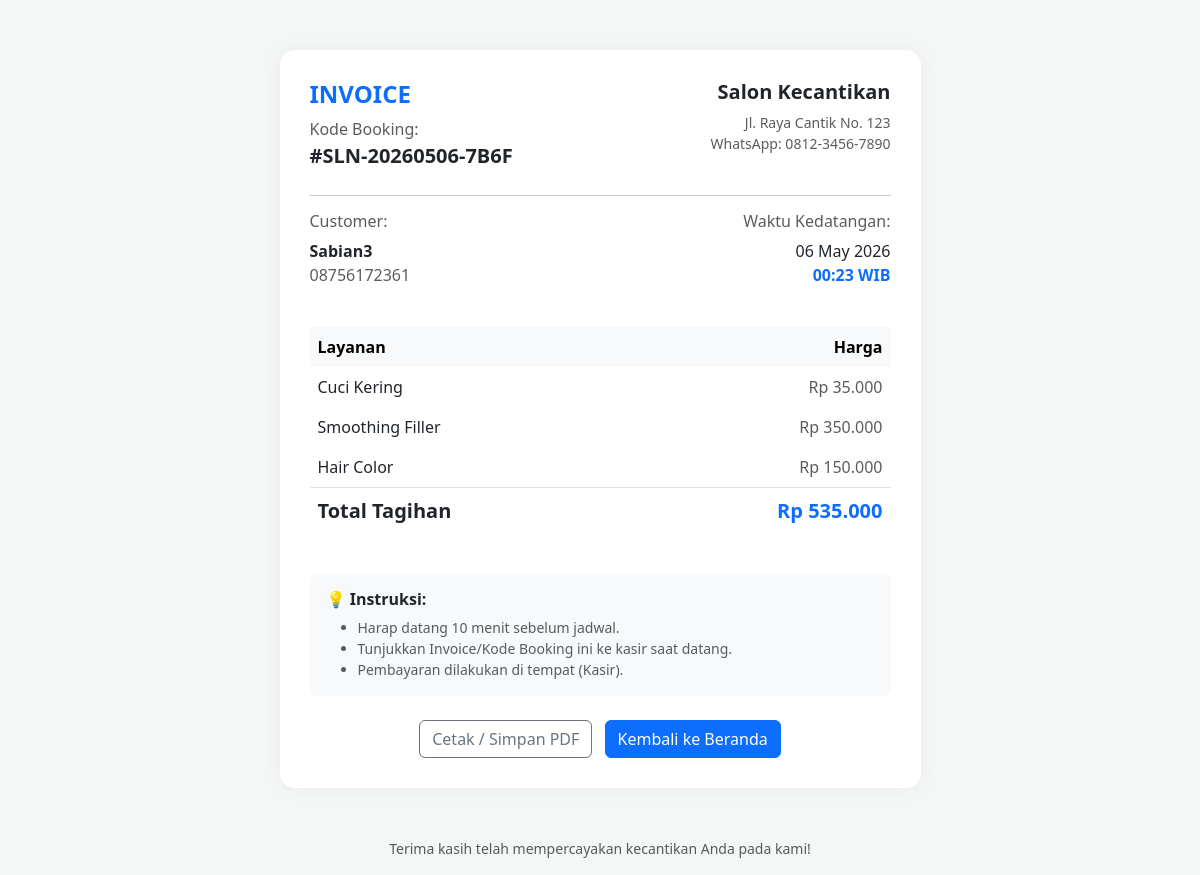
The page /pages/invoice.php?id=SLN-20260506-7B6F on the database its author committed.
### tables this page shows
CREATE TABLE `bookings` (
  `id_booking` varchar(20) NOT NULL,
  `nama_customer` varchar(100) NOT NULL,
  `whatsapp_customer` varchar(20) NOT NULL,
  `tgl_booking` date NOT NULL,
  `jam_booking` time NOT NULL,
  `total_biaya` decimal(10,2) DEFAULT 0.00,
  `bayar_cash` decimal(15,2) DEFAULT 0.00,
  `bayar_transfer` decimal(15,2) DEFAULT 0.00,
  `jumlah_terbayar` decimal(15,2) DEFAULT 0.00,
  `status_pembayaran` enum('pending','dp','lunas','batal') DEFAULT 'pending',
  `status_kerja` enum('menunggu','diproses','selesai') DEFAULT 'menunggu',
  `id_employee` int(11) DEFAULT NULL,
  `created_at` timestamp NOT NULL DEFAULT current_timestamp()
);

CREATE TABLE `booking_details` (
  `id_detail` int(11) NOT NULL,
  `id_booking` varchar(20) DEFAULT NULL,
  `id_service` int(11) DEFAULT NULL,
  `id_employee` int(11) DEFAULT NULL,
  `subtotal` decimal(10,2) DEFAULT NULL
);

CREATE TABLE `services` (
  `id_service` int(11) NOT NULL,
  `nama_layanan` varchar(100) NOT NULL,
  `deskripsi` text DEFAULT NULL,
  `harga` decimal(10,2) NOT NULL,
  `komisi_persen` int(3) DEFAULT 0
);

### pages/invoice.php (the view, shortened to what this page needs)
<?php
include '../class/koneksi.php';
$id_booking = $_GET['id'];
$query = mysqli_query($conn, "SELECT * FROM bookings WHERE id_booking = '$id_booking'");
$data  = mysqli_fetch_array($query);
?>
<!DOCTYPE html>
<html lang="id">
<head>
    <link href="https://cdn.jsdelivr.net/npm/bootstrap@5.3.0/dist/css/bootstrap.min.css" rel="stylesheet">
</head>
<body>
<div class="container">
    <div class="row justify-content-center">
        <div class="col-lg-7">
            <div class="invoice-box">
                <div class="row mb-4">
                    <div class="col-sm-6">
                        <h4 class="text-uppercase fw-bold text-primary">Invoice</h4>
                        <span class="text-muted">Kode Booking:</span>
                        <div class="fw-bold fs-5">#<?php echo $data['id_booking']; ?></div>
                    </div>
                    <div class="col-sm-6 text-sm-end mt-3 mt-sm-0">
                        <h5 class="fw-bold">Salon Kecantikan</h5>
                        <p class="text-muted small">Jl. Raya Cantik No. 123<br>WhatsApp: 0812-3456-7890</p>
                    </div>
                </div>
                <hr>
                <div class="row mb-4">
                    <div class="col-sm-6">
                        <h6 class="text-muted">Customer:</h6>
                        <p class="fw-bold mb-0"><?php echo $data['nama_customer']; ?></p>
                        <p class="text-muted mb-0"><?php echo $data['whatsapp_customer']; ?></p>
                    </div>
                    <div class="col-sm-6 text-sm-end">
                        <h6 class="text-muted">Waktu Kedatangan:</h6>
                        <p class="mb-0"><?php echo date('d M Y', strtotime($data['tgl_booking'])); ?></p>
                        <p class="fw-bold text-primary"><?php echo date('H:i', strtotime($data['jam_booking'])); ?> WIB</p>
                    </div>
                </div>
                <div class="table-responsive mb-4">
                    <table class="table table-borderless">
                        <thead class="table-light">
                            <tr>
                                <th>Layanan</th>
                                <th class="text-end">Harga</th>
                            </tr>
                        </thead>
                        <tbody>
                            <?php
                            $detail_query = mysqli_query($conn, "SELECT s.nama_layanan, d.subtotal
                                                                FROM booking_details d
                                                                JOIN services s ON d.id_service = s.id_service
                                                                WHERE d.id_booking = '$id_booking'");
                            while($det = mysqli_fetch_array($detail_query)){
                            ?>
                            <tr>
                                <td><?php echo $det['nama_layanan']; ?></td>
                                <td class="text-end text-muted">Rp <?php echo number_format($det['subtotal'], 0, ',', '.'); ?></td>
                            </tr>
                            <?php } ?>
                        </tbody>
                        <tfoot>
                            <tr class="border-top">
                                <td class="fw-bold fs-5">Total Tagihan</td>
                                <td class="text-end fw-bold fs-5 text-primary">Rp <?php echo number_format($data['total_biaya'], 0, ',', '.'); ?></td>
                            </tr>
                        </tfoot>
                    </table>
                </div>
                <div class="bg-light p-3 rounded mb-4">
                    <h6 class="fw-bold">💡 Instruksi:</h6>
                    <ul class="small text-muted mb-0">
                        <li>Harap datang 10 menit sebelum jadwal.</li>
                        <li>Tunjukkan Invoice/Kode Booking ini ke kasir saat datang.</li>
                        <li>Pembayaran dilakukan di tempat (Kasir).</li>
                    </ul>
                </div>
                <div class="text-center no-print">
                    <button onclick="window.print()" class="btn btn-outline-secondary me-2">Cetak / Simpan PDF</button>
                    <a href="../index.php" class="btn btn-primary">Kembali ke Beranda</a>
                </div>
            </div>
            <p class="text-center text-muted small mt-2">Terima kasih telah mempercayakan kecantikan Anda pada kami!</p>
        </div>
    </div>
</div>
</body>
</html>

### pages/invoice.php (style rules this page uses)
body { background-color: #f4f7f6; }
.invoice-box { background: #fff; padding: 30px; border-radius: 15px; box-shadow: 0 0 20px rgba(0,0,0,0.05); margin-top: 50px; margin-bottom: 50px; }

### rows shown on the page
bookings: id_booking "SLN-20260506-7B6F", nama_customer "Sabian3", whatsapp_customer "08756172361", tgl_booking "06 May 2026", jam_booking "00:23", total_biaya "535.000"
booking_details: id_service.nama_layanan "Cuci Kering", subtotal "35.000"
booking_details: id_service.nama_layanan "Smoothing Filler", subtotal "350.000"
booking_details: id_service.nama_layanan "Hair Color", subtotal "150.000"
